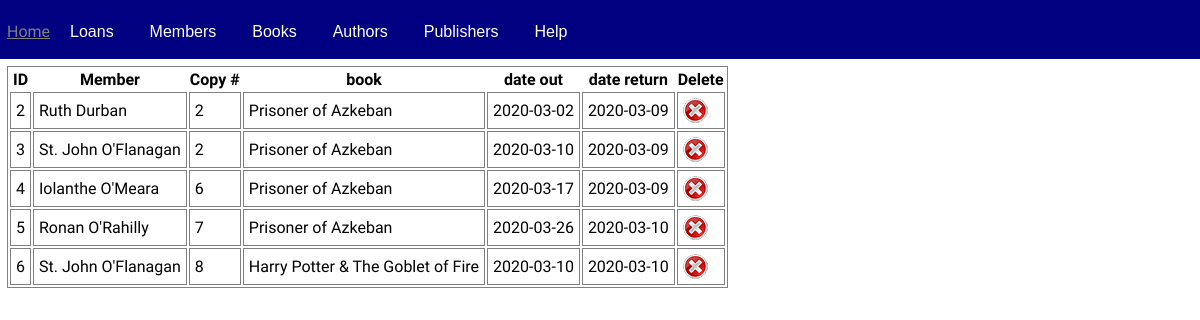
Page /show-loans.php on the committed database.
### tables this page shows
CREATE TABLE `t_loans` (
  `loan_id` int(8) NOT NULL,
  `copy_fk` int(8) NOT NULL,
  `member_fk` int(8) NOT NULL,
  `date_out` date NOT NULL,
  `date_returned` date DEFAULT NULL
);

CREATE TABLE `t_members` (
  `member_id` int(8) NOT NULL,
  `forename` varchar(60) NOT NULL,
  `surname` varchar(60) NOT NULL,
  `address` varchar(150) NOT NULL,
  `dob` date NOT NULL,
  `email` varchar(60) NOT NULL,
  `image` varchar(100) NOT NULL
);

CREATE TABLE `t_books` (
  `book_id` int(8) NOT NULL,
  `title` varchar(100) NOT NULL,
  `isbn` varchar(20) NOT NULL,
  `date_published` date NOT NULL,
  `author_fk` int(8) NOT NULL,
  `publisher_fk` int(8) NOT NULL
);

### show-loans.php (the view, shortened to what this page needs)
<html>
<head>
    <link rel="stylesheet" href="style1.css" type="text/css">
</head>
<body>
    <?php require 'db-connect.php'?>
    <?php require 'navbar.php'?><main>
        <table>
            <tr>
                <th>ID </th>
                <th>Member </th>
                <th>Copy #</th>
                <th>book</th>
                <th>date out</th>
                <th>date return</th>
                <th>Delete</th>
            </tr>
            <?php
$sql="SELECT * FROM t_loans JOIN t_copies ON copy_fk=copy_id JOIN t_books ON book_fk=book_id JOIN t_members ON member_fk=member_id";
$result=mysqli_query($con,$sql);
while ($row=mysqli_fetch_array($result)){
     echo '<tr>';
     echo '<td>'.$row['loan_id'].'</td>';
      echo '<td>'.$row['forename'].' '.$row['surname'].'</td>';
     echo '<td>'.$row['copy_fk'].'</td>';
     echo '<td>'.$row['title'].'</td>';
     echo '<td>'.$row['date_out'].'</td>';
    if(!$row['date_returned']==''){
     echo '<td>'.$row['date_returned'].'</td>';
    }
    else{
        echo '<td><a href="show-loans.php?loan_id='.$row['loan_id'].'">Return Now</a></td>';
    }
  echo '<td><a href="delete-loan.php?loan_id='.$row['loan_id'].'"><img src="delete.png"></a></td>';
  echo '</tr>';
    }
?>
        </table>
    </main>
</body>
</html>

### style1.css (style rules this page uses)
body { padding: 0px; margin: 0px; font-family: 'Varela Round', sans-serif; }
main { padding: 7px; }
td, tr, table { border: 1px grey solid; }
td { padding: 5px; }

### rows in the picture
t_loans: loan_id "2", t_members.forename "Ruth", t_members.surname "Durban", copy_fk "2", t_books.title "Prisoner of Azkeban", date_out "2020-03-02", date_returned "2020-03-09"
t_loans: loan_id "3", t_members.forename "St. John", t_members.surname "O'Flanagan", copy_fk "2", t_books.title "Prisoner of Azkeban", date_out "2020-03-10", date_returned "2020-03-09"
t_loans: loan_id "4", t_members.forename "Iolanthe", t_members.surname "O'Meara", copy_fk "6", t_books.title "Prisoner of Azkeban", date_out "2020-03-17", date_returned "2020-03-09"
t_loans: loan_id "5", t_members.forename "Ronan", t_members.surname "O'Rahilly", copy_fk "7", t_books.title "Prisoner of Azkeban", date_out "2020-03-26", date_returned "2020-03-10"
t_loans: loan_id "6", t_members.forename "St. John", t_members.surname "O'Flanagan", copy_fk "8", t_books.title "Harry Potter & The Goblet of Fire", date_out "2020-03-10", date_returned "2020-03-10"
